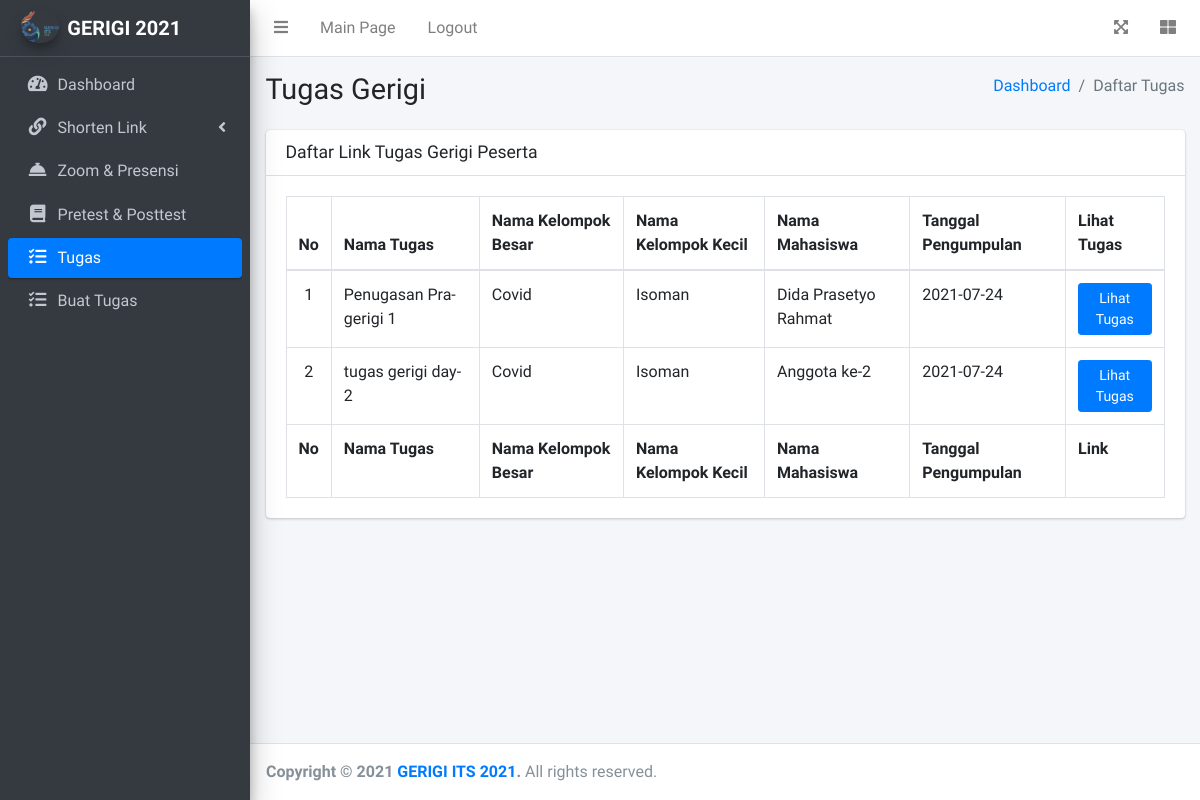
The page /index.php/admin/viewTasks on the database as committed earlier.
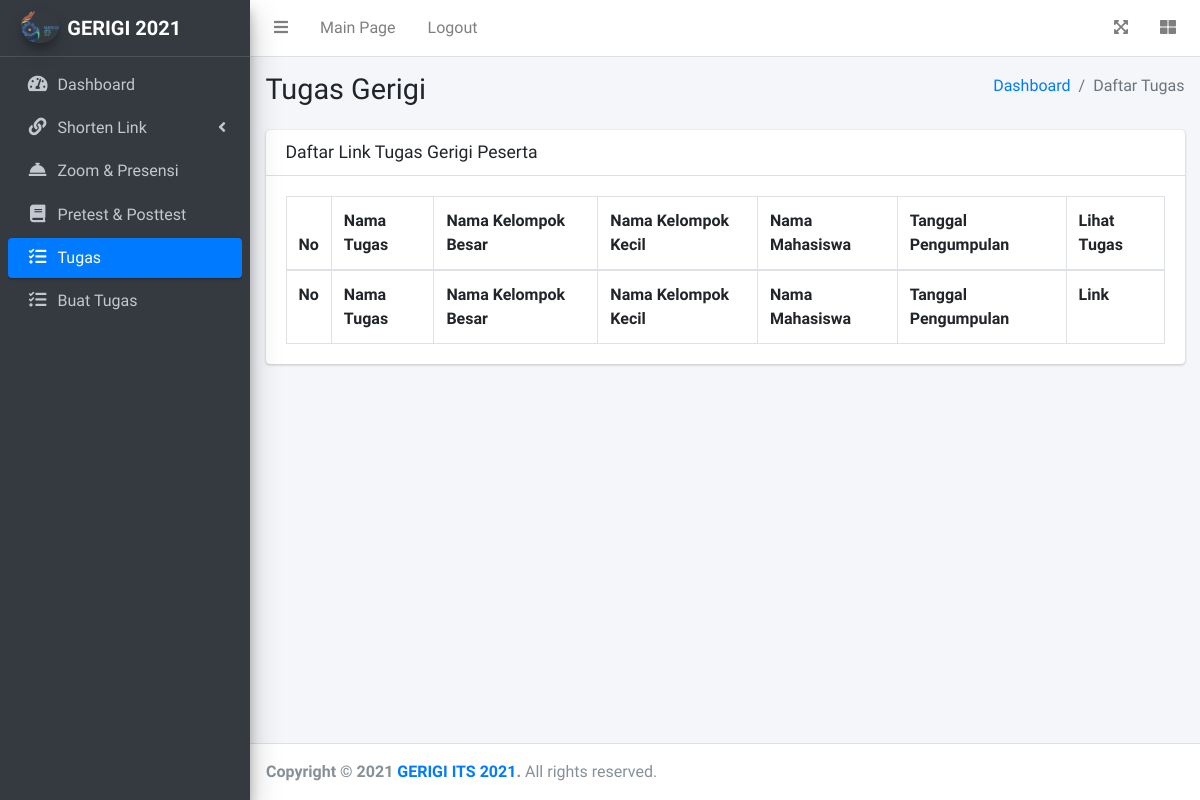
The same page on the database as committed later.
### tables this page shows
CREATE TABLE `tbtugas` (
  `idTugas` int(11) NOT NULL,
  `idInfoTugas` int(11) NOT NULL,
  `idUser` int(11) NOT NULL,
  `idKelBesar` int(11) NOT NULL,
  `idKelKecil` int(11) NOT NULL,
  `link` varchar(256) NOT NULL,
  `dateCreate` date NOT NULL,
  `timestamp` timestamp NOT NULL DEFAULT CURRENT_TIMESTAMP ON UPDATE CURRENT_TIMESTAMP
);

CREATE TABLE `tbinfotugas` (
  `id_info` int(11) NOT NULL,
  `nama_tugas` varchar(256) NOT NULL,
  `keterangan` varchar(512) NOT NULL,
  `SubmitForm` text NOT NULL,
  `dateUse` date NOT NULL,
  `dateCreate` date NOT NULL
);

CREATE TABLE `tbkelbesar` (
  `idKelBesar` int(11) NOT NULL,
  `namaKelBesar` varchar(100) NOT NULL,
  `namaPicKelBesar` varchar(100) NOT NULL,
  `cpPicKelBesar` varchar(100) NOT NULL,
  `dateCreate` datetime NOT NULL
);

CREATE TABLE `tbkelkecil` (
  `idKelKecil` int(11) NOT NULL,
  `namaKelKecil` varchar(100) NOT NULL,
  `idKelBesar` int(11) NOT NULL,
  `namaPicKelKecil` varchar(100) NOT NULL,
  `cpPicKelKecil` varchar(100) NOT NULL,
  `dateCreate` datetime NOT NULL
);

CREATE TABLE `tbuser` (
  `idUser` int(11) NOT NULL,
  `username` varchar(25) NOT NULL,
  `userPass` text NOT NULL,
  `nama` varchar(255) NOT NULL,
  `idKelBesar` int(11) NOT NULL,
  `idKelKecil` int(11) NOT NULL,
  `role` text NOT NULL,
  `status` tinyint(1) NOT NULL DEFAULT '0',
  `dateUpdate` datetime NOT NULL
);

### application/controllers/Admin.php (called while the page is built, shortened)
<?php
class Admin extends CI_Controller
{
	public function __construct()
	{
		$this->load->model('ModelAdmin');
	}
	public function viewTasks()
	{
		$data = [
			'title'			=> 'Tugas',
			'lists'			=> $this->ModelAdmin->getTasks()
		];
		$this->load->view('Adminpage/Templates/header', $data);
		$this->load->view('Adminpage/Templates/navbar');
		$this->load->view('Adminpage/Templates/sidebar', $data);
		$this->load->view('Adminpage/tugas');
		$this->load->view('Adminpage/Templates/footer');
	}
}

### index.php (called while the page is built, shortened)
<?php
require_once BASEPATH.'core/CodeIgniter.php';

### application/models/ModelAdmin.php (called while the page is built, shortened)
<?php
class ModelAdmin extends CI_Model
{
	function getTasks()
	{
		$this->db->select('tbtugas.*, tbuser.nama, tbkelbesar.namaKelBesar, tbkelkecil.namaKelKecil, tbinfotugas.nama_tugas');
		$this->db->from('tbtugas');
		$this->db->join('tbuser', 'tbuser.idUser = tbtugas.idUser');
		$this->db->join('tbkelbesar', 'tbkelbesar.idKelBesar = tbtugas.idKelBesar');
		$this->db->join('tbkelkecil', 'tbkelkecil.idKelKecil = tbtugas.idKelKecil');
		$this->db->join('tbinfotugas', 'tbinfotugas.id_info = tbtugas.idInfoTugas');
		return $this->db->get()->result_array();
	}
}

### application/views/Adminpage/tugas.php (the view)
<div class="content-wrapper">
  <div class="content-header">
    <div class="container-fluid">
      <div class="row mb-2">
        <div class="col-sm-6">
          <h1 class="m-0">Tugas Gerigi</h1>
        </div>
        <div class="col-sm-6">
          <ol class="breadcrumb float-sm-right">
            <li class="breadcrumb-item"><a href="<?= base_url('Admin'); ?>">Dashboard</a></li>
            <li class="breadcrumb-item active">Daftar Tugas</li>
          </ol>
        </div>
      </div>
    </div>
  </div>
  <div class="content">
    <div class="container-fluid">
      <div class="card">
        <div class="card-header">
          <h3 class="card-title">Daftar Link Tugas Gerigi Peserta</h3>
        </div>
        <div class="card-body">
          <table id="datatables" class="table table-bordered table-hover">
            <thead>
              <tr>
                <th>No</th>
                <th>Nama Tugas</th>
                <th>Nama Kelompok Besar</th>
                <th>Nama Kelompok Kecil</th>
                <th>Nama Mahasiswa</th>
                <th>Tanggal Pengumpulan</th>
                <th>Lihat Tugas</th>
              </tr>
            </thead>
            <tbody>
              <?php $i = 1 ?>
              <?php foreach ($lists as $list) : ?>
                <tr>
                  <td class="text-center"><?= $i++; ?></td>
                  <td><?= $list['nama_tugas']; ?></td>
                  <td><?= $list['namaKelBesar']; ?></td>
                  <td><?= $list['namaKelKecil']; ?></td>
                  <td><?= $list['nama']; ?></td>
                  <td><?= $list['dateCreate']; ?></td>
                  <td class="text-center">
                    <a href="https://<?php echo $list['link'];?>" target='_blank' class="btn btn-sm btn-primary">Lihat Tugas</a>
                  </td>
                </tr>
              <?php endforeach; ?>
            </tbody>
            <tfoot>
              <tr>
                <th>No</th>
                <th>Nama Tugas</th>
                <th>Nama Kelompok Besar</th>
                <th>Nama Kelompok Kecil</th>
                <th>Nama Mahasiswa</th>
                <th>Tanggal Pengumpulan</th>
                <th>Link</th>
              </tr>
            </tfoot>
          </table>
        </div>
      </div>
    </div>
  </div>
</div>

### application/views/Adminpage/Templates/header.php (shortened to what this page needs)
<!DOCTYPE html>
<html lang="en">
<head>
  <link rel="stylesheet" href="<?= base_url('assets/admin/vendor/'); ?>fontawesome-free/css/all.min.css">
  <link rel="stylesheet" href="<?= base_url('assets/admin/vendor/'); ?>datatables-bs4/css/dataTables.bootstrap4.min.css">
  <link rel="stylesheet" href="<?= base_url('assets/admin/vendor/'); ?>datatables-responsive/css/responsive.bootstrap4.min.css">
  <link rel="stylesheet" href="<?= base_url('assets/admin/vendor/'); ?>datatables-buttons/css/buttons.bootstrap4.min.css">
  <link rel="stylesheet" href="<?= base_url('assets/admin/css/'); ?>adminlte.min.css">
</head>
<body class="hold-transition sidebar-mini">
  <div class="wrapper">

### application/views/Adminpage/Templates/navbar.php
<nav class="main-header navbar navbar-expand navbar-white navbar-light">
  <ul class="navbar-nav">
    <li class="nav-item">
      <a class="nav-link" data-widget="pushmenu" href="#" role="button"><i class="fas fa-bars"></i></a>
    </li>
    <li class="nav-item d-none d-sm-inline-block">
      <a href="<?= base_url(''); ?>" class="nav-link">Main Page</a>
    </li>
    <li class="nav-item d-none d-sm-inline-block">
      <a href="<?= base_url('home/logout'); ?>" class="nav-link">Logout</a>
    </li>
  </ul>
  <ul class="navbar-nav ml-auto">
    <li class="nav-item">
      <a class="nav-link" data-widget="fullscreen" href="#" role="button">
        <i class="fas fa-expand-arrows-alt"></i>
      </a>
    </li>
    <li class="nav-item">
      <a class="nav-link" data-widget="control-sidebar" data-slide="true" href="#" role="button">
        <i class="fas fa-th-large"></i>
      </a>
    </li>
  </ul>
</nav>

### application/views/Adminpage/Templates/sidebar.php (shortened to what this page needs)
<aside class="main-sidebar sidebar-dark-primary elevation-4">
  <a href="<?= base_url('Admin'); ?>" class="brand-link">
    <img src="<?=base_url('assets/') ?>img/LogoGerigi.png" alt="Logo Gerigi" class="brand-image img-circle elevation-3" style="opacity: .8">
    <span class="brand-text font-weight-bold">GERIGI 2021</span>
  </a>
  <div class="sidebar">
    <nav class="mt-2">
      <ul class="nav nav-pills nav-sidebar flex-column" data-widget="treeview" role="menu" data-accordion="false">
        <li class="nav-item">
          <a href="<?= base_url('Admin'); ?>" class="nav-link <?= $title == 'Admin' ? 'active' : ''; ?>">
            <i class="nav-icon fas fa-tachometer-alt"></i>
            <p>
              Dashboard
            </p>
          </a>
        </li>
        <li class="nav-item <?= ($title == 'Buat Shorten Link' || $title == 'Daftar Shorten Link') ? 'menu-open' : ''; ?>">
          <a href="" class="nav-link <?= ($title == 'Buat Shorten Link' || $title == 'Daftar Shorten Link') ? 'active' : ''; ?>">
            <i class="nav-icon fas fa-link"></i>
            <p>
              Shorten Link
              <i class="right fas fa-angle-left"></i>
            </p>
          </a>
        </li>
        <li class="nav-item">
          <a href="<?= base_url('Admin/link'); ?>" class="nav-link <?= $title == 'Zoom & Presensi' ? 'active' : ''; ?>">
            <i class="nav-icon fas fa-concierge-bell"></i>
            <p>
              Zoom & Presensi
            </p>
          </a>
        </li>
        <li class="nav-item">
          <a href="<?= base_url('Admin/tests'); ?>" class="nav-link <?= $title == 'Pretest & Posttest' ? 'active' : ''; ?>">
            <i class="nav-icon fas fa-book"></i>
            <p>
              Pretest & Posttest
            </p>
          </a>
        </li>
        <li class="nav-item">
          <a href="<?= base_url('Admin/viewTasks'); ?>" class="nav-link <?= $title == 'Tugas' ? 'active' : ''; ?>">
            <i class="nav-icon fas fa-tasks"></i>
            <p>
              Tugas
            </p>
          </a>
        </li>
        <li class="nav-item">
        <a href="<?= base_url('Admin/addTasks'); ?>" class="nav-link <?= $title == 'Buat Tugas' ? 'active' : ''; ?>">
          <i class="nav-icon fas fa-tasks"></i>
          <p>
            Buat Tugas
          </p>
        </a>
      </li>
      </ul>
    </nav>
  </div>
</aside>

### application/views/Adminpage/Templates/footer.php (shortened to what this page needs)
<footer class="main-footer">
  <strong>Copyright &copy; 2021 <a href="<?= base_url(''); ?>">GERIGI ITS 2021</a>.</strong> All rights reserved.
</footer>
</div>
</body>
</html>

Rows that differ between the two databases and show on the page:
removed tbtugas: idInfoTugas.nama_tugas "Penugasan Pra-gerigi 1", idKelBesar.namaKelBesar "Covid", idKelKecil.namaKelKecil "Isoman", idUser.nama "Dida Prasetyo Rahmat", dateCreate "2021-07-24"
removed tbtugas: idInfoTugas.nama_tugas "tugas gerigi day-2", idKelBesar.namaKelBesar "Covid", idKelKecil.namaKelKecil "Isoman", idUser.nama "Anggota ke-2", dateCreate "2021-07-24"
